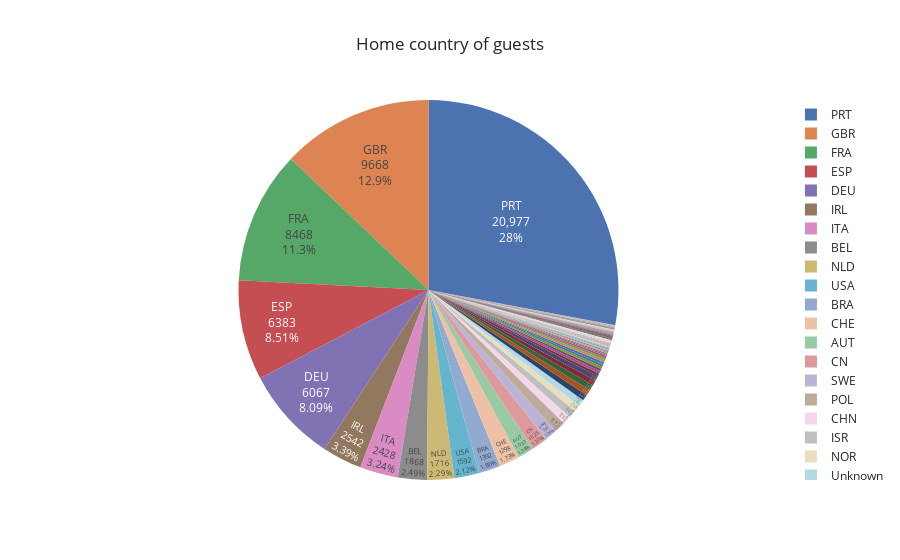

The notebook cell saved with this chart:
### Code cell
country_count = pd.DataFrame(not_canceled_booking['country'].value_counts())
country_count.rename(columns={"country": "Number of Guests"}, inplace=True)

total_guests = country_count["Number of Guests"].sum()
country_count['Guests in %'] = round(country_count["Number of Guests"] / total_guests * 100, 2)
country_count["country"] = country_count.index

# set some display options:
sns.set(style="whitegrid")
pd.set_option("display.max_columns", 36)

# pie plot
fig = px.pie(country_count,
             values="Number of Guests",
             names="country",
             title="Home country of guests",
             template="seaborn")
fig.update_traces(textposition="inside", textinfo="value+percent+label")
fig.show()

### Figure 1 — Plotly figure (JSON) as saved in the notebook; plotly's stock layout.template omitted (floating-point values rounded to 4 significant figures; data arrays with more than 128 entries replaced by an {"elided": "..."} marker saying what was removed)
{"data": [{"domain": {"x": [0, 1], "y": [0, 1]}, "hovertemplate": "country=%{label}<br>Number of Guests=%{value}<extra></extra>", "labels": {"elided": "166 str values"}, "legendgroup": "", "name": "", "showlegend": true, "textinfo": "value+percent+label", "textposition": "inside", "type": "pie", "values": {"elided": "166 int values"}}], "layout": {"legend": {"tracegroupgap": 0}, "title": {"text": "Home country of guests"}}}
